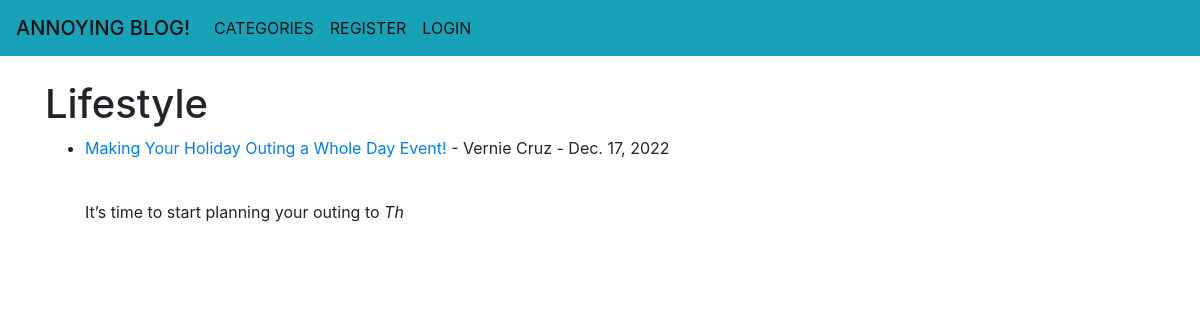
The app's page /category/lifestyle/ with its own data.
### myblog/models.py (models this page shows, shortened)
class Post(models.Model):
	title = models.CharField(max_length=255)
	header_image = models.ImageField(null=True, blank=True, upload_to="images/")
	title_tag = models.CharField(max_length=255)
	author = models.ForeignKey(User, on_delete=models.CASCADE)
	body = RichTextField(blank=True, null=True)
	post_date = models.DateField(auto_now_add=True)
	category = models.CharField(max_length=255, default='nothing')
	snippet = models.CharField(max_length=255)
	likes = models.ManyToManyField(User, related_name='blog_posts')

### myblog/views.py (the view)
# urls.py: path('category/<str:cats>/', CategoryView, name='category'),
def CategoryView(request, cats):
	category_posts = Post.objects.filter(category=cats.replace('-', ''))
	return render(request, 'categories.html', {'cats':cats.replace('-', ' ').title(), 'category_posts':category_posts})

### myblog/templates/categories.html (shortened to what this page needs)
{% extends 'base.html' %}
{% block content %}
{% if category_posts %}
	<h1>{{ cats }}</h1>
	<ul>
	{% for post in category_posts %}
		<li><a href="{% url 'article-details' post.pk %}">{{ post.title }}</a>
			- {{ post.author.first_name }} {{ post.author.last_name }} -
			{{ post.post_date }}  <br/>
		{{ post.body|slice:":200"|safe }}</li>
	{% endfor %}
	</ul>
{% else %}
	<h2>Sorry this page does not exist!</h2>
{% endif %}
{% endblock %}

### records on screen
Post: category "Lifestyle", title "Making Your Holiday Outing a Whole Day Event!", author.first_name "Vernie", author.last_name "Cruz", post_date "Dec. 17, 2022", body "It’s time to start planning your outing to Th"
